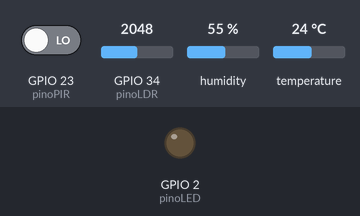
A sketch run on a simulated ESP32. On the bench: output pins drawn as LEDs (lit = HIGH). Inputs (shaded band) come from the test bench; at power-on: GPIO 23 (pinoPIR) LOW, GPIO 34 (pinoLDR) = 2048, humidity 55 %, temperature 24 °C. WiFi joins after 1.5 s; servers stay silent unless stated; uploads are accepted with an empty reply; what the sketch prints to the serial monitor is not drawn.

Above: at 14.7 s.
14.8 s: GPIO 23 (pinoPIR) driven HIGH
At 18.69 s:
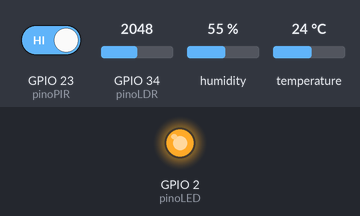
Timing chart, 0 to 25.3 s (numbered marks = the images above; inputs shaded):
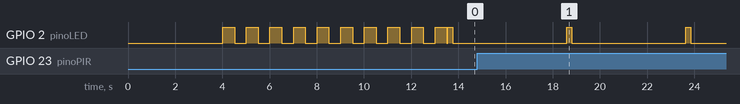

The sketch:

ESP32_code_simple.ino
```cpp
// ESP32 IoT - Versão Simplificada (Apenas Coleta de Dados)
// Todas as configurações e alertas são gerenciados pelo Dashboard

#include <WiFi.h>
#include <HTTPClient.h>
#include <Adafruit_Sensor.h>
#include <DHT.h>

// ============================================================
// CONFIGURAÇÕES DE REDE
// ============================================================
const char* ssid = "Coloque o nome do seu WIFI aqui";  // Configure sua rede WiFi
const char* password = "Senha do seu WiFi aqui";

// URL do servidor Vercel
String serverName = "URL do seu servidor";

// ============================================================
// CONFIGURAÇÕES DE PINOS
// ============================================================
const int pinoPIR = 23;      // Sensor de Movimento (PIR)
const int pinoLDR = 34;      // Sensor de Luz (LDR)
const int pinoDHT = 22;      // Sensor DHT11
const int pinoLED = 2;       // LED de status

// ============================================================
// SENSOR DHT11
// ============================================================
#define DHTTYPE DHT11
DHT dht(pinoDHT, DHTTYPE);

// ============================================================
// ESTRUTURA DE DADOS DOS SENSORES
// ============================================================
struct DadosSensores {
  float temperatura;
  float umidade;
  int luminosidade;
  bool movimento;
  unsigned long timestamp;
};

// ============================================================
// VARIÁVEIS DE CONTROLE
// ============================================================
unsigned long ultimaLeitura = 0;
unsigned long intervaloLeitura = 5000;  // 5 segundos (configurável pelo dashboard)

// ============================================================
// SETUP
// ============================================================
void setup() {
  Serial.begin(115200);
  delay(2000);

  Serial.println("\n======= ESP32 IoT - Coletor de Dados =======");
  Serial.println("Versão: Simplificada (sem lógica de alertas)");

  // Configurar pinos
  pinMode(pinoPIR, INPUT);
  pinMode(pinoLED, OUTPUT);
  digitalWrite(pinoLED, LOW);

  // Inicializar DHT
  dht.begin();

  // Conectar WiFi
  conectarWiFi();

  // Calibração PIR
  Serial.println("🔧 Calibrando PIR (10 segundos)...");
  for(int i = 0; i < 20; i++) {
    digitalWrite(pinoLED, i % 2);
    delay(500);
  }
  digitalWrite(pinoLED, LOW);

  Serial.println("✅ Sistema iniciado! Coletando dados...");
  Serial.println("============================================\n");
}

// ============================================================
// CONEXÃO WIFI
// ============================================================
void conectarWiFi() {
  Serial.print("📶 Conectando WiFi: ");
  Serial.println(ssid);

  WiFi.begin(ssid, password);

  int tentativas = 0;
  while (WiFi.status() != WL_CONNECTED && tentativas < 20) {
    delay(500);
    Serial.print(".");
    tentativas++;
  }

  if (WiFi.status() == WL_CONNECTED) {
    Serial.println("\n✅ WiFi conectado!");
    Serial.print("📍 IP: ");
    Serial.println(WiFi.localIP());
    Serial.print("📡 RSSI: ");
    Serial.println(WiFi.RSSI());
  } else {
    Serial.println("\n❌ Falha na conexão WiFi!");
  }
}

// ============================================================
// COLETA DE DADOS DOS SENSORES
// ============================================================
DadosSensores coletarDados() {
  DadosSensores dados;

  // Ler temperatura e umidade
  dados.temperatura = dht.readTemperature();
  dados.umidade = dht.readHumidity();

  // Ler luminosidade (0-4095)
  dados.luminosidade = analogRead(pinoLDR);

  // Detectar movimento
  dados.movimento = digitalRead(pinoPIR);

  // Timestamp
  dados.timestamp = millis();

  return dados;
}

// ============================================================
// ENVIO PARA SERVIDOR
// ============================================================
bool enviarDados(DadosSensores dados) {
  // Verificar conexão WiFi
  if (WiFi.status() != WL_CONNECTED) {
    Serial.println("❌ WiFi desconectado - tentando reconectar...");
    conectarWiFi();
    if (WiFi.status() != WL_CONNECTED) {
      return false;
    }
  }

  // LED indica transmissão
  digitalWrite(pinoLED, HIGH);

  HTTPClient http;
  http.begin(serverName);
  http.addHeader("Content-Type", "application/json");
  http.setConnectTimeout(5000);
  http.setTimeout(5000);

  // Montar JSON simples
  String json = "{";
  json += "\"temp\":" + String(dados.temperatura, 2) + ",";
  json += "\"umid\":" + String(dados.umidade, 2) + ",";
  json += "\"luz\":" + String(dados.luminosidade) + ",";
  json += "\"mov\":\"" + String(dados.movimento ? "Detectado" : "Nenhum") + "\",";
  json += "\"timestamp\":" + String(dados.timestamp);
  json += "}";

  Serial.println("📤 Enviando: " + json);

  int httpCode = http.POST(json);
  bool sucesso = (httpCode == 200 || httpCode == HTTP_CODE_OK);

  if (sucesso) {
    Serial.println("✅ Dados enviados com sucesso!");
  } else {
    Serial.println("❌ Erro no envio - Código: " + String(httpCode));
    String response = http.getString();
    if (response.length() > 0) {
      Serial.println("Resposta: " + response);
    }
  }

  http.end();
  digitalWrite(pinoLED, LOW);

  return sucesso;
}

// ============================================================
// VALIDAR DADOS
// ============================================================
bool validarDados(DadosSensores dados) {
  // Verificar se DHT leu corretamente
  if (isnan(dados.temperatura) || isnan(dados.umidade)) {
    Serial.println("⚠️  Erro na leitura DHT11");
    return false;
  }

  // Verificar ranges válidos
  if (dados.temperatura < -40 || dados.temperatura > 80) {
    Serial.println("⚠️  Temperatura fora do range válido");
    return false;
  }

  if (dados.umidade < 0 || dados.umidade > 100) {
    Serial.println("⚠️  Umidade fora do range válido");
    return false;
  }

  return true;
}

// ============================================================
// LOOP PRINCIPAL
// ============================================================
void loop() {
  unsigned long agora = millis();

  // Verificar se é hora de fazer nova leitura
  if (agora - ultimaLeitura >= intervaloLeitura) {
    ultimaLeitura = agora;

    Serial.println("\n🔍 Coletando dados dos sensores...");

    // Coletar dados
    DadosSensores dados = coletarDados();

    // Mostrar dados coletados
    Serial.println("📊 Dados coletados:");
    Serial.println("  🌡️  Temperatura: " + String(dados.temperatura, 1) + "°C");
    Serial.println("  💧 Umidade: " + String(dados.umidade, 1) + "%");
    Serial.println("  💡 Luminosidade: " + String(dados.luminosidade));
    Serial.println("  🚶 Movimento: " + String(dados.movimento ? "SIM" : "NÃO"));

    // Validar dados antes de enviar
    if (validarDados(dados)) {
      // Enviar para servidor
      bool enviado = enviarDados(dados);

      if (enviado) {
        Serial.println("✅ Ciclo completo - aguardando próxima leitura...\n");
      } else {
        Serial.println("❌ Falha no envio - tentará novamente...\n");
      }
    } else {
      Serial.println("❌ Dados inválidos - pulando envio...\n");
    }
  }

  // Pequeno delay para não sobrecarregar o processador
  delay(100);
}

// ============================================================
// FUNÇÕES AUXILIARES
// ============================================================

// Função para receber comandos de configuração via Serial (opcional)
void processarComandos() {
  if (Serial.available() > 0) {
    String comando = Serial.readString();
    comando.trim();

    if (comando.startsWith("intervalo:")) {
      int novoIntervalo = comando.substring(10).toInt();
      if (novoIntervalo >= 1000 && novoIntervalo <= 60000) {
        intervaloLeitura = novoIntervalo;
        Serial.println("⚙️  Intervalo alterado para: " + String(intervaloLeitura) + "ms");
      } else {
        Serial.println("❌ Intervalo deve estar entre 1000-60000ms");
      }
    }
    else if (comando == "status") {
      Serial.println("\n📋 Status do sistema:");
      Serial.println("  📶 WiFi: " + String(WiFi.status() == WL_CONNECTED ? "Conectado" : "Desconectado"));
      Serial.println("  🕐 Intervalo: " + String(intervaloLeitura) + "ms");
      Serial.println("  🔄 Uptime: " + String(millis()/1000) + "s");
    }
  }
}
```

Measured:
- by itself, GPIO 2 (pinoLED): alternates HIGH for 0.21 s and LOW for 4.8 s
